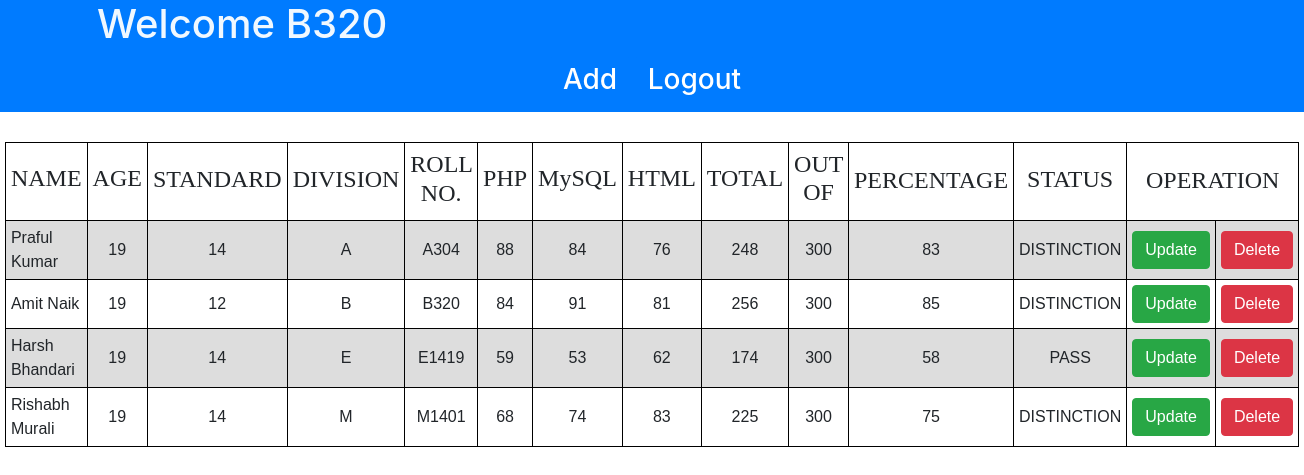
/admin.php (signed in), run on the app's committed database.
### tables this page shows
CREATE TABLE `student` (
  `name` char(100) NOT NULL,
  `age` int(11) NOT NULL,
  `standard` int(11) NOT NULL,
  `division` char(2) NOT NULL,
  `roll` varchar(10) NOT NULL,
  `pass` varchar(11) NOT NULL,
  `PHP` int(11) DEFAULT NULL,
  `MySQL` int(11) DEFAULT NULL,
  `HTML` int(11) DEFAULT NULL,
  `total` int(11) DEFAULT NULL,
  `out of` int(11) DEFAULT NULL,
  `percent` int(11) DEFAULT NULL,
  `status` char(20) DEFAULT NULL
);

### admin.php (the view, shortened to what this page needs)
<?php
include 'school_connect.php';
?>
<!DOCTYPE html>
<html>
<head>
	 <link rel="stylesheet" href="https://maxcdn.bootstrapcdn.com/bootstrap/4.0.0/css/bootstrap.min.css">
</head>
<body align="center">
<nav>
<nav class="nav justify-content-center fixed-top bg-primary">
 <div class="container">
<h1 style="color: aliceblue;">Welcome <?php echo $_SESSION['username'];?></h1>
</div>
<form class="">
<a class="btn btn-primary" href="add.php" role="button"><h3>Add</h3></a>
<a class="btn btn-primary" href="logout.php" role="button"><h3>Logout</h3></a>
</form>
</nav>
</nav>
<br><br>
<h4><b>STUDENT RECORDS BATCH 2020</b></h4>
<table align="center">
	<tr>
		<th><h4>NAME</h4></th>
		<th><h4>AGE</h4></th>
		<th><h4>STANDARD</h4></th>
		<th><h4>DIVISION</h4></th>
		<th><h4>ROLL NO.</h4></th>
		<th><h4>PHP</h4></th>
		<th><h4>MySQL</h4></th>
		<th><h4>HTML</h4></th>
		<th><h4>TOTAL</h4></th>
		<th><h4>OUT OF</h4></th>
		<th><h4>PERCENTAGE</h4></th>
		<th><h4>STATUS</h4></th>
		<th colspan="2"><h4>OPERATION</h4></th>
	</tr>
	<?php
	$result="SELECT * FROM `student`";
	$query = mysqli_query($conn,$result);
	while($res = mysqli_fetch_array($query)){
	?>
	<tr>
		<td><?php echo $res['name'];?></td>
		<td><?php echo $res['age'];?></td>
		<td><?php echo $res['standard'];?></td>
		<td><?php echo $res['division'];?></td>
		<td><?php echo $res['roll'];?></td>
		<td><?php echo $res['PHP'];?></td>
		<td><?php echo $res['MySQL'];?></td>
		<td><?php echo $res['HTML'];?></td>
		<td><?php echo $res['total'];?></td>
		<td><?php echo $res['out of'];?></td>
		<td><?php echo $res['percent'];?></td>
		<td><?php echo $res['status'];?></td>
		<td><a class="btn btn-success" href="update.php" role="button">Update</a></td>
		<td><a class="btn btn-danger" href="delete.php" role="button">Delete</a></td>
	</tr>
<?php
}
?>
</table>
</body>
</html>

### admin.php (style rules this page uses)
h4 { margin-top: 3%; font-family: times new roman; text-align: center; }
table { margin-top: 2%; border: 1px solid #000000; width: 90%; }
th { font-family: times new roman; border: 1px solid #000000; padding:5px; text-align: center; }
td { font-family: arial, san-serif; border: 1px solid #000000; padding:5px; text-align: center; }
td:first-child { text-align: left; }
tr:nth-child(even) { background-color: #dddddd; }

### data on the page
student: name "Praful Kumar", age "19", standard "14", division "A", roll "A304", PHP "88", MySQL "84", HTML "76", total "248", out of "300", percent "83", status "DISTINCTION"
student: name "Amit Naik", age "19", standard "12", division "B", roll "B320", PHP "84", MySQL "91", HTML "81", total "256", out of "300", percent "85", status "DISTINCTION"
student: name "Harsh Bhandari", age "19", standard "14", division "E", roll "E1419", PHP "59", MySQL "53", HTML "62", total "174", out of "300", percent "58", status "PASS"
student: name "Rishabh Murali", age "19", standard "14", division "M", roll "M1401", PHP "68", MySQL "74", HTML "83", total "225", out of "300", percent "75", status "DISTINCTION"

### other printed values
$_SESSION['username'] "B320"
